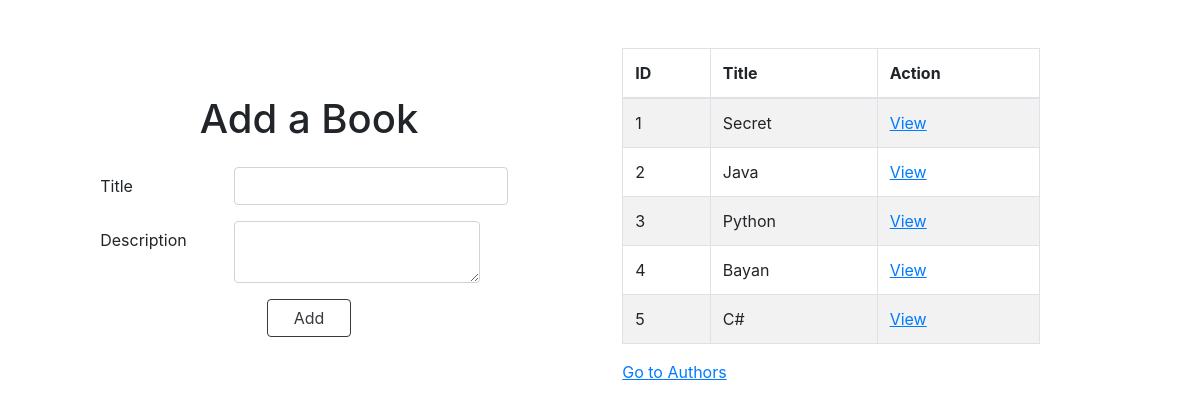
The app's page /books, older data.
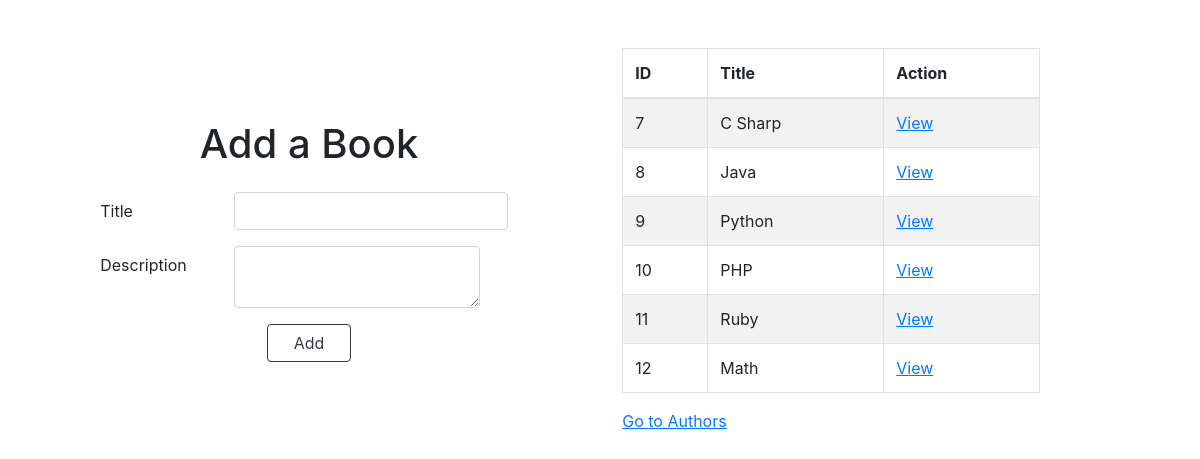
The same page, newer data.
### books/models.py (models this page shows)
class Book(models.Model):
    title = models.CharField(max_length=255)
    description = models.TextField()
    authors = models.ManyToManyField(Author, related_name="books")
    created_at = models.DateTimeField(auto_now_add=True)
    updated_at = models.DateTimeField(auto_now=True)

### books/views.py (the view)
# urls.py: path('books', views.index),
def index(request):
    context = {
        'books': Book.objects.all()
    }
    return render(request, 'books.html', context)

### books/templates/books.html (shortened to what this page needs)
<!DOCTYPE html>
<html lang="en">
<head>
    <link rel="stylesheet" href="https://cdn.jsdelivr.net/npm/bootstrap@4.3.1/dist/css/bootstrap.min.css">
</head>
<body>
    <div class="container d-inline-flex flex-wrap justify-content-around align-items-center p-5 mb-5">
    <section class="book-form">
        <h1 class="text-center mb-4">Add a Book</h1>
        <form action="/books/add_book" method="post">
            <div class="form-group row">
                <label for="book_title" class="col-4 col-form-label">Title</label>
                <div>
                  <input type="text" class="form-control" id="book_title" name="book_title">
                </div>
              </div>
              <div class="form-group row">
                <label for="book_description" class="col-4 col-form-label">Description</label>
                <div>
                <textarea name="book_description" class="form-control" id="book_description"></textarea>
                </div>
              </div>
              <div class="text-center ">
              <button class="btn btn-outline-dark">Add</button>
            </div>
        </form>
    </section>
    <section class="book-table">
        <table class="table table-striped table-bordered">
            <thead>
              <tr>
                <th scope="col">ID</th>
                <th scope="col">Title</th>
                <th scope="col">Action</th>
              </tr>
            </thead>
            <tbody>
                {% for book in books %}
                <tr>
                    <td>{{ book.id }}</td>
                    <td>{{ book.title }}</td>
                    <td>
                        <a href="/books/{{book.id}}"><u>View</u></a>
                    </td>
                </tr>
                {% endfor %}
            </tbody>
          </table>
          <a href="/authors"><u>Go to Authors</u></a>
    </section>
</div>
</body>
</html>

### books/templates/books.html (style rules this page uses)
.container { margin: 0 auto; }
.book-form { width: 40%; }
.book-table { width: 40%; }
.btn-outline-dark { width: 20%; }

Row changes from the older to the newer data that the page shows:
removed Book: id "1", title "Secret"
removed Book: id "2", title "Java"
removed Book: id "3", title "Python"
removed Book: id "4", title "Bayan"
removed Book: id "5", title "C#"
added Book: id "7", title "C Sharp"
added Book: id "8", title "Java"
added Book: id "9", title "Python"
added Book: id "10", title "PHP"
added Book: id "11", title "Ruby"
added Book: id "12", title "Math"
